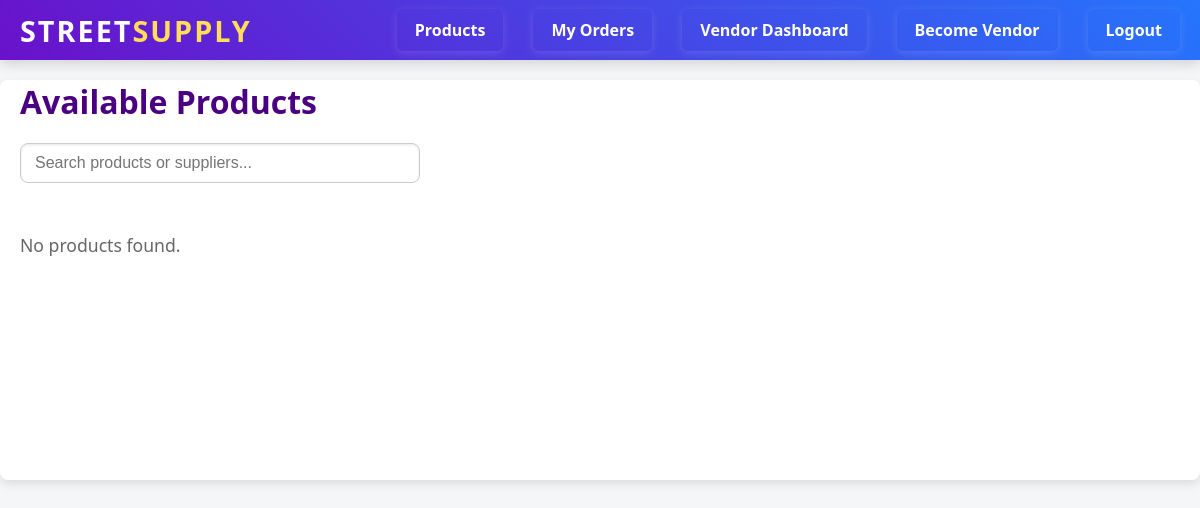
Page /products/ (signed in) on the earlier database version.
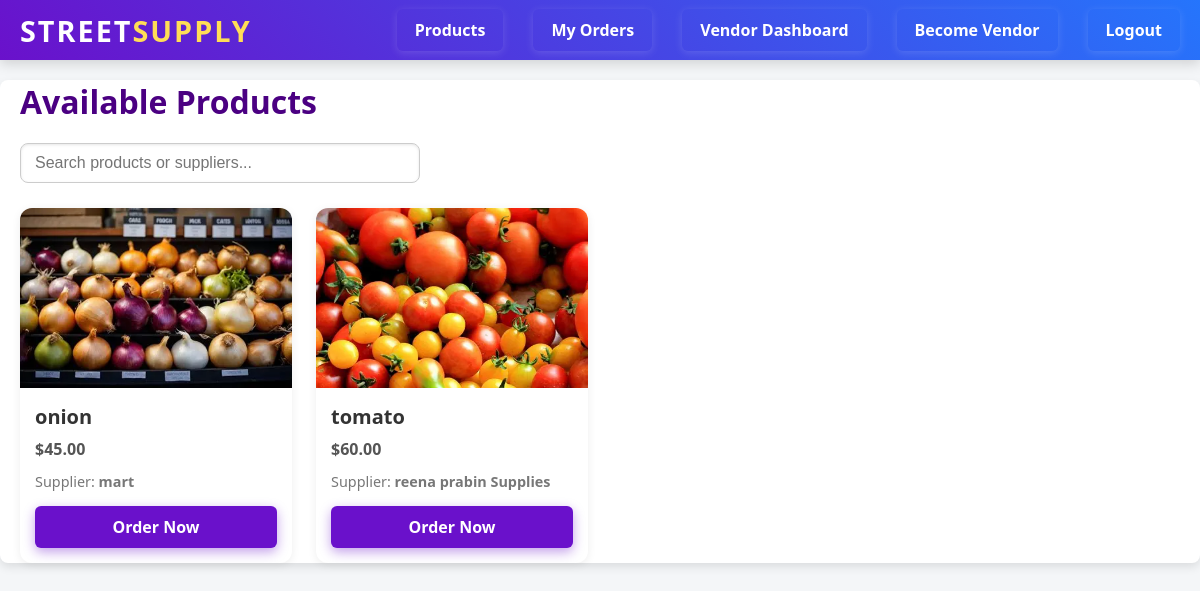
Same page on the later database version.
### core/models.py (models this page shows, shortened)
class Product(models.Model):
    name = models.CharField(max_length=100)
    supplier = models.ForeignKey(Supplier, on_delete=models.CASCADE)
    price = models.DecimalField(max_digits=7, decimal_places=2)
    stock_quantity = models.PositiveIntegerField()
    unit = models.CharField(max_length=50, default='kg')  # or liter, packet, etc.
    image = models.ImageField(upload_to='product_images/', null=True, blank=True)  # new field

class Supplier(models.Model):
    name = models.CharField(max_length=100)
    company_name = models.CharField(max_length=150)
    phone = models.CharField(max_length=15)
    address = models.TextField()
    average_rating = models.FloatField(default=0.0)
    vendor = models.ForeignKey(Vendor, on_delete=models.CASCADE, null=True, blank=True)

### core/views.py (the view)
# urls.py: path('', lambda request: redirect('product_list'), name='home'),
@login_required(login_url='/login/')
def product_list(request):
    query = request.GET.get('q')
    if query:
        products = Product.objects.select_related('supplier').filter(
            Q(name__icontains=query) |
            Q(supplier__company_name__icontains=query)
        )
    else:
        products = Product.objects.select_related('supplier').all()
    return render(request, 'products.html', {'products': products, 'query': query})

### core/context_processors.py (called while the page is built)
def vendor_status(request):
    is_vendor = False
    if request.user.is_authenticated:
        is_vendor = Vendor.objects.filter(user=request.user).exists()
    return {'is_vendor': is_vendor}

### core/templates/products.html (shortened to what this page needs)
{% extends "base.html" %}
{% block content %}
<h1 style="margin-bottom: 20px; color: #4b0082; font-weight: 700;">Available Products</h1>
<form method="get" action="{% url 'product_list' %}" style="margin-bottom: 25px; max-width: 400px;">
  <input
    type="text"
    name="q"
    value="{{ query|default:'' }}"
    placeholder="Search products or suppliers..."
    style="
      width: 100%;
      padding: 10px 14px;
      border-radius: 8px;
      border: 1px solid #ccc;
      font-size: 16px;
      box-shadow: inset 0 1px 3px rgba(0,0,0,0.1);
    "
  />
</form>
{% if products %}
<div style="
  display: grid;
  grid-template-columns: repeat(auto-fill, minmax(250px, 1fr));
  gap: 24px;
">
  {% for product in products %}
  <div style="
    background: white;
    border-radius: 12px;
    box-shadow: 0 2px 10px rgba(0,0,0,0.07);
    overflow: hidden;
    display: flex;
    flex-direction: column;
    transition: transform 0.2s ease;
  "
    onmouseover="this.style.transform='scale(1.03)'"
    onmouseout="this.style.transform='scale(1)'"
  >
    {% if product.image %}
    <img
      src="{{ product.image.url }}"
      alt="{{ product.name }}"
      style="width: 100%; height: 180px; object-fit: cover;"
    >
    {% else %}
    <div style="
      width: 100%; height: 180px; background: #ddd; display: flex;
      justify-content: center; align-items: center; font-size: 3rem; color: #999;">
      🛍️
    </div>
    {% endif %}
    <div style="padding: 15px; flex-grow: 1; display: flex; flex-direction: column;">
      <h2 style="font-size: 1.25rem; margin-bottom: 8px; color: #333;">{{ product.name }}</h2>
      <p style="color: #555; margin-bottom: 12px; font-weight: 600;">${{ product.price }}</p>
      <p style="color: #777; font-size: 0.9rem; margin-top: auto;">
        Supplier: <strong>{{ product.supplier.company_name }}</strong>
      </p>
      <a href="{% url 'place_order' %}"
         style="
          margin-top: 15px;
          background: #6a11cb;
          color: white;
          text-align: center;
          padding: 10px 0;
          border-radius: 6px;
          font-weight: 600;
          text-decoration: none;
          box-shadow: 0 4px 12px rgba(106, 17, 203, 0.4);
          transition: background-color 0.3s ease;
         "
         onmouseover="this.style.backgroundColor='#4b0082'"
         onmouseout="this.style.backgroundColor='#6a11cb'"
      >Order Now</a>
    </div>
  </div>
  {% endfor %}
</div>
{% else %}
<p style="font-size: 1.1rem; color: #666; margin-top: 50px;">No products found.</p>
{% endif %}
{% endblock %}

### core/templates/base.html (shortened to what this page needs)
<!DOCTYPE html>
<html lang="en">
<head>
</head>
<body>
  <nav>
    <div class="nav-container">
      <div class="brand">Street<span>Supply</span></div>
      <ul class="nav-links">
        <li><a href="{% url 'product_list' %}">Products</a></li>
        <li><a href="{% url 'my_orders' %}">My Orders</a></li>
        <li><a href="{% url 'vendor_dashboard' %}">Vendor Dashboard</a></li>
        <li><a href="{% url 'become_vendor' %}">Become Vendor</a></li>
        <li><a href="{% url 'logout' %}">Logout</a></li>
      </ul>
    </div>
  </nav>
  <main>
    {% block content %}{% endblock %}
  </main>
</body>
</html>

### core/templates/base.html (style rules this page uses)
* { margin: 0; padding: 0; box-sizing: border-box; }
body { font-family: 'Segoe UI', Tahoma, Geneva, Verdana, sans-serif; background: #f4f6f8; color: #333; }
nav { background: linear-gradient(45deg, #6a11cb, #2575fc); padding: 0 20px; box-shadow: 0 4px 12px rgba(0,0,0,0.15); position: sticky; top: 0; z-index: 1000; }
.nav-container { max-width: 1200px; margin: auto; display: flex; align-items: center; justify-content: space-between; height: 60px; }
.brand { font-size: 1.8rem; font-weight: 700; color: white; text-transform: uppercase; letter-spacing: 2px; user-select: none; }
.brand span { color: #ffdd57; }
.nav-links { list-style: none; display: flex; align-items: center; gap: 30px; }
.nav-links li a { color: white; text-decoration: none; padding: 10px 18px; border-radius: 6px; font-weight: 600; box-shadow: 0 2px 8px rgba(255, 255, 255, 0.15); transition: background-color 0.3s ease, color 0.3s ease; white-space: nowrap; }
main { max-width: 1200px; margin: 20px auto; padding: 0 20px; background: white; border-radius: 8px; box-shadow: 0 4px 10px rgba(0,0,0,0.1); min-height: 400px; }

Differences in the rows shown:
added Product: image (picture), name "onion", price "45.00", supplier.company_name "mart"
added Product: image (picture), name "tomato", price "60.00", supplier.company_name "reena prabin Supplies"
Other differences:
text no longer shown: "No products found."
